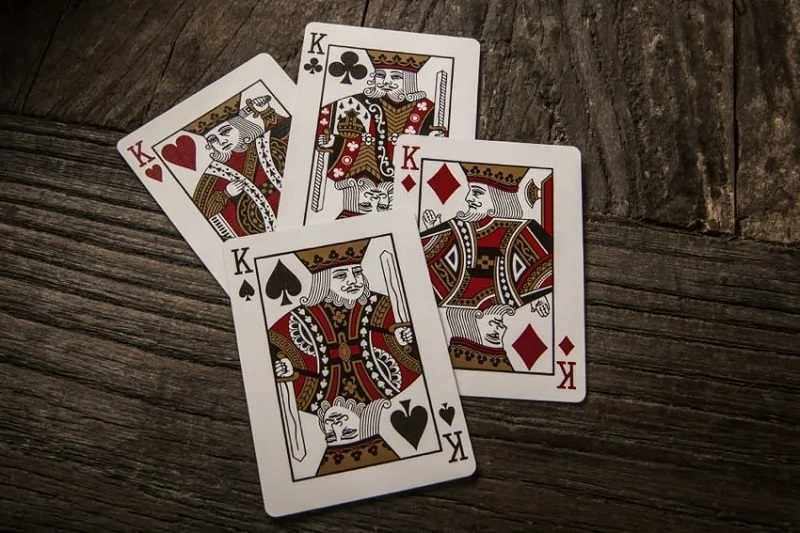
#> input picture OpencvPython/Resources/cards.jpg, 800 x 533 px
$ python task2-perspective.py
#> lines starting #> are read from the running program, lines starting #| are printed output that depends on the picture; after the words box and inside, x2 and y2 are one past the last pixel; in counts of white or black regions, pixels touching at a corner belong together
import math
import cv2
import numpy as np

img = cv2.imread("../../../Resources/cards.jpg")
#> img is the input picture: shape (533, 800, 3); mean B, G, R 64.2, 72.8, 84.6

mousePosition: tuple[int, int] = (0, 0)
isMouseDrag: bool = False
isMouseDown: bool = False
rectStartPos: tuple[int, int] = (0, 0)
groups: list[list[tuple[int, int]]] = [()]
selectedPointIndex: int = -1
selectedGroupIndex: int = 0


def distance(a, b):
    return int(math.sqrt((a[0] - b[0]) * (a[0] - b[0]) + (a[1] - b[1]) * (a[1] - b[1])))


def onMouse(event, x, y, flags, param):
    global mousePosition
    global isMouseDrag
    global isMouseDown
    global rectStartPos
    global groups
    global selectedPointIndex
    global selectedGroupIndex

    mousePosition = (x, y)

    if event == cv2.EVENT_LBUTTONDOWN:
        rectStartPos = (x, y)
        isMouseDrag = True

    if event == cv2.EVENT_LBUTTONUP:
        groups[selectedGroupIndex] = [rectStartPos, (x, rectStartPos[1]), (x, y), (rectStartPos[0], y)]
        isMouseDrag = False

    if event == cv2.EVENT_RBUTTONDOWN:
        for i, point in enumerate(groups[selectedGroupIndex]):
            if distance(point, (x, y)) < 20:
                selectedPointIndex = i
        isMouseDown = True

    if event == cv2.EVENT_RBUTTONUP:
        selectedPointIndex = -1
        isMouseDown = False

    if event == cv2.EVENT_MOUSEMOVE:
        if isMouseDown and selectedPointIndex != -1:
            groups[selectedGroupIndex][selectedPointIndex] = (x, y)


cv2.imshow("Image", img)
cv2.setMouseCallback("Image", onMouse)

while True:
    img = cv2.imread("../../../Resources/cards.jpg")
    img_copy = img.copy()

    for i, points in enumerate(groups):
        vertexColor = (0, 0, 255)
        lineColor = (0, 0, 255)
        if i == selectedGroupIndex:
            vertexColor = (255, 0, 0)
            lineColor = (0, 255, 0)

        if isMouseDrag and i == selectedGroupIndex:
            cv2.rectangle(img_copy, rectStartPos, (mousePosition[0], mousePosition[1]), (0, 255, 0), 2)
        else:
            if points:
                width = distance(points[0], points[1])
                height = distance(points[1], points[2])

                # Calculate perspective matrix
                fromMatrix = np.float32([points[0], points[1], points[2], points[3]])
                toMatrix = np.float32([
                    [0, 0],
                    [width, 0],
                    [width, height],
                    [0, height]
                ])
                perspectiveMatrix = cv2.getPerspectiveTransform(fromMatrix, toMatrix)
                # Warp perspective image
                out_image = cv2.warpPerspective(img, perspectiveMatrix, (width, height))
                cv2.imshow(f"Warped image {i}", out_image)

                # Draw frame lines
                cv2.line(img_copy, points[0], points[1], lineColor, 2)
                cv2.line(img_copy, points[1], points[2], lineColor, 2)
                cv2.line(img_copy, points[2], points[3], lineColor, 2)
                cv2.line(img_copy, points[3], points[0], lineColor, 2)

                # Draw frame vertices
                for point in points:
                    cv2.circle(img_copy, point, 5, vertexColor, -1)

    cv2.putText(img_copy, f"Selected group: {selectedGroupIndex}", (10, 40), cv2.FONT_HERSHEY_SIMPLEX, 1, (255, 0, 0),
                2)
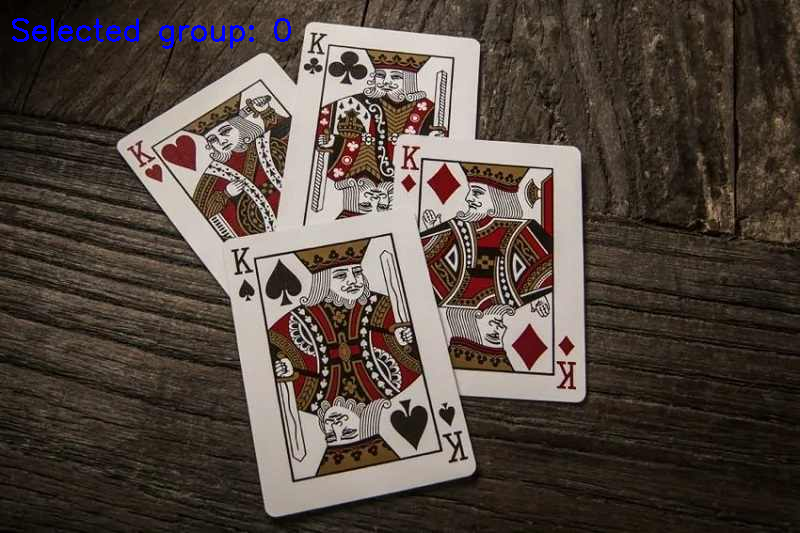
#> img_copy: shape (533, 800, 3); 0.45% of pixels changed, all inside (x1, y1, x2, y2) = (12, 18, 291, 49)

    cv2.imshow("Image", img_copy)
    key = cv2.waitKey(1) & 0xFF
#> (key q is pressed here)
    if key == ord('q'):
        break
    if key == ord('c'):
        print("Clear points")
        groups[selectedGroupIndex] = []
    if key == ord('d'):
        selectedGroupIndex += 1
        if len(groups) <= selectedGroupIndex:
            groups.append(())
    if key == ord('a'):
        selectedGroupIndex -= 1
        if selectedGroupIndex < 0:
            selectedGroupIndex = 0

cv2.destroyAllWindows()
